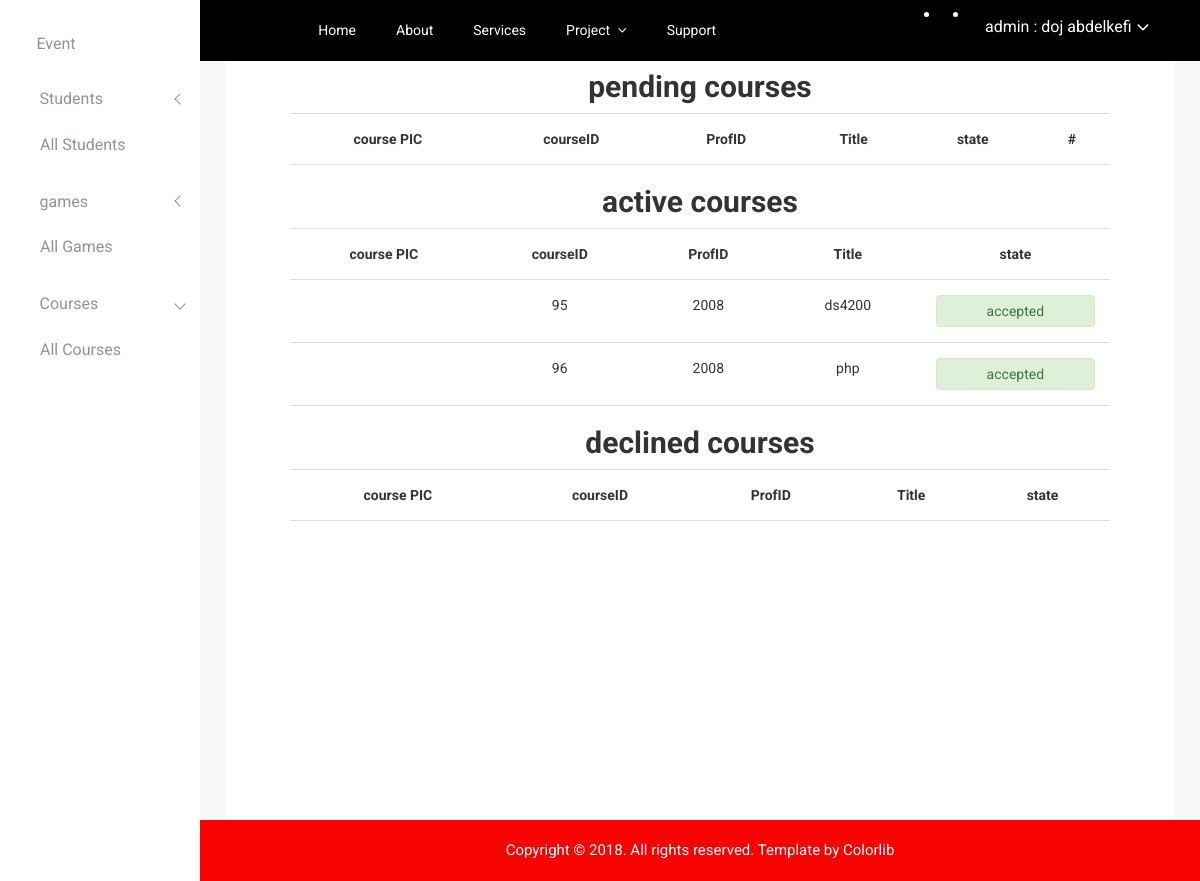
The app's page /CourseManagment/view/all-courses.php (signed in) with its own data.
### tables this page shows
CREATE TABLE `courses` (
  `courseID` int(20) NOT NULL,
  `profID` int(20) NOT NULL,
  `title` varchar(500) NOT NULL,
  `price` double NOT NULL,
  `Descrip` varchar(3000) NOT NULL,
  `video_url` text NOT NULL,
  `vidExt` text NOT NULL,
  `picture_url` text NOT NULL,
  `categorie` varchar(150) NOT NULL,
  `etat` int(1) NOT NULL,
  `course_fav` int(11) NOT NULL
);

### CourseManagment/controllers/CourseController.php (called while the page is built, shortened)
<?php
    class CourseC{
        function getTrueCourses($true) {
			$sql="SELECT * FROM courses WHERE etat=$true";
			$db = config::getConnexion();
			try{
                $liste = $db->query($sql);
                return $liste;
			}
			catch (Exception $e){
				echo $e->getMessage();
			}
        }
    }
?>

### CourseManagment/view/all-courses.php (the view, shortened to what this page needs)
<?php
    require_once "./../controllers/CourseController.php";
    $courseC = new CourseC();
    $coursActivé=$courseC->getTrueCourses(1);
?>
<!doctype html>
<html class="no-js" lang="en">
<head>
    <link rel="stylesheet" href="./../../EDu-Quiz B/css/bootstrap.min.css">
    <link rel="stylesheet" href="./../../EDu-Quiz B/css/font-awesome.min.css">
    <link rel="stylesheet" href="./../../EDu-Quiz B/css/owl.carousel.css">
    <link rel="stylesheet" href="./../../EDu-Quiz B/css/owl.theme.css">
    <link rel="stylesheet" href="./../../EDu-Quiz B/css/owl.transitions.css">
    <link rel="stylesheet" href="./../../EDu-Quiz B/css/animate.css">
    <link rel="stylesheet" href="./../../EDu-Quiz B/css/normalize.css">
    <link rel="stylesheet" href="./../../EDu-Quiz B/css/meanmenu.min.css">
    <link rel="stylesheet" href="./../../EDu-Quiz B/css/main.css">
    <link rel="stylesheet" href="./../../EDu-Quiz B/css/educate-custon-icon.css">
    <link rel="stylesheet" href="./../../EDu-Quiz B/css/morrisjs/morris.css">
    <link rel="stylesheet" href="./../../EDu-Quiz B/css/scrollbar/jquery.mCustomScrollbar.min.css">
    <link rel="stylesheet" href="./../../EDu-Quiz B/css/metisMenu/metisMenu.min.css">
    <link rel="stylesheet" href="./../../EDu-Quiz B/css/metisMenu/metisMenu-vertical.css">
    <link rel="stylesheet" href="./../../EDu-Quiz B/css/calendar/fullcalendar.min.css">
    <link rel="stylesheet" href="./../../EDu-Quiz B/css/calendar/fullcalendar.print.min.css">
    <link rel="stylesheet" href="./../../EDu-Quiz B/style.css">
    <link rel="stylesheet" href="./../../EDu-Quiz B/css/responsive.css">
</head>
<body>
    <?php require_once "./sideBar.php";?>
    <div class="all-content-wrapper">
        <div class="container-fluid">
            <div class="row">
                <div class="col-lg-12 col-md-12 col-sm-12 col-xs-12">
                    <div class="logo-pro">
                    </div>
                </div>
            </div>
        </div>
        <?php require_once "header.php" ?>
        <div style="height:100vh; width:95%;  background-color:white; padding:5% 5% 5% 5%"
            class="courses-area container-fluid">
            <div class="container-fluid">
                <div class="row">
                    <div class="col-lg-12">
                        <h2 style="text-align:center;">pending courses</h2>
                        <table style="border:0px solid grey;text-align:center" class="table">
                            <tr style="border-bottom: 0px solid grey;">
                                <th style="padding: 15px; border-bottom: 1px solid #ddd;text-align:center">course PIC</th>
                                <th style="padding: 15px; border-bottom: 1px solid #ddd;text-align:center">courseID</th>
                                <th style="padding: 15px; border-bottom: 1px solid #ddd;text-align:center">ProfID</th>
                                <th style="padding: 15px; border-bottom: 1px solid #ddd;text-align:center">Title</th>
                                <th style="padding: 15px; border-bottom: 1px solid #ddd;text-align:center">state</th>
                                <th style="padding: 15px; border-bottom: 1px solid #ddd;text-align:center">#</th>
                            </tr>
                        </table>
                    </div>
                    <div class="col-lg-12">
                        <h2 style="text-align:center;">active courses</h2>
                        <table style="border:0px solid grey;text-align:center" class="table">
                            <tr style="border-bottom: 0px solid grey;">
                                <th style="padding: 15px; border-bottom: 1px solid #ddd;text-align:center">course PIC</th>
                                <th style="padding: 15px; border-bottom: 1px solid #ddd;text-align:center">courseID</th>
                                <th style="padding: 15px; border-bottom: 1px solid #ddd;text-align:center">ProfID</th>
                                <th style="padding: 15px; border-bottom: 1px solid #ddd;text-align:center">Title</th>
                                <th style="padding: 15px; border-bottom: 1px solid #ddd;text-align:center">state</th>
                            </tr>
                            <?php foreach($coursActivé as $Tcourse) {?>
                            <tr>
                                <td
                                    style="padding: 15px;border-bottom: 1px solid #ddd;border-left: 0px solid #ddd;border-right: 0px solid #ddd">
                                    <?php
                            $courseID=$Tcourse['courseID'];
                            include "./../connect.php";
                            $sql = "SELECT * FROM courses WHERE picture_url= $courseID.";
                            $res = mysqli_query($conn, $sql);
                            ?>
                                </td>
                                <td
                                    style="padding: 15px;border-bottom: 1px solid #ddd;border-left: 0px solid #ddd;border-right: 0px solid #ddd">
                                    <?php echo $Tcourse['courseID'] ?>
                                </td>
                                <td
                                    style="padding: 15px;border-bottom: 1px solid #ddd;border-left: 0px solid #ddd;border-right: 0px solid #ddd">
                                    <?php echo $Tcourse['profID'] ?>
                                </td>
                                <td
                                    style="padding: 15px;border-bottom: 1px solid #ddd;border-left: 0px solid #ddd;border-right: 0px solid #ddd">
                                    <?php echo $Tcourse['title'] ?>
                                </td>
                                <td
                                    style="padding: 15px;border-bottom: 1px solid #ddd;border-left: 0px solid #ddd;border-right: 0px solid #ddd">
                                    <div style="padding:5px;width:100%;margin-bottom:0" class="alert alert-success"
                                        role="alert">
                                        accepted
                                    </div>
                                </td>
                            </tr>
                            <?php } ?>
                        </table>
                    </div>
                    <div class="col-lg-12">
                        <h2 style="text-align:center;">declined courses</h2>
                        <table style="border:0px solid grey;text-align:center" class="table">
                            <tr style="border-bottom: 0px solid grey;">
                                <th style="padding: 15px; border-bottom: 1px solid #ddd;text-align:center">course PIC</th>
                                <th style="padding: 15px; border-bottom: 1px solid #ddd;text-align:center">courseID</th>
                                <th style="padding: 15px; border-bottom: 1px solid #ddd;text-align:center">ProfID</th>
                                <th style="padding: 15px; border-bottom: 1px solid #ddd;text-align:center">Title</th>
                                <th style="padding: 15px; border-bottom: 1px solid #ddd;text-align:center">state</th>
                            </tr>
                        </table>
                    </div>
                </div>
            </div>
        </div>
        <div class="footer-copyright-area">
            <div class="container-fluid">
                <div class="row">
                    <div class="col-lg-12 col-md-12 col-sm-12 col-xs-12">
                        <div class="footer-copy-right">
                            <p>Copyright © 2018. All rights reserved. Template by <a
                                    href="https://colorlib.com/wp/templates/">Colorlib</a></p>
                        </div>
                    </div>
                </div>
            </div>
        </div>
    </div>
</body>
</html>

### EDu-Quiz B/css/main.css (style rules this page uses)
html { color: #222; font-size: 1em; line-height: 1.4; }

### records on screen
courses: courseID "95", profID "2008", title "ds4200"
courses: courseID "96", profID "2008", title "php"

### other values on screen
$_SESSION['user']['role'] "admin"
$_SESSION['user']['first_Name'] "doj"
$_SESSION['user']['last_Name'] "abdelkefi"
